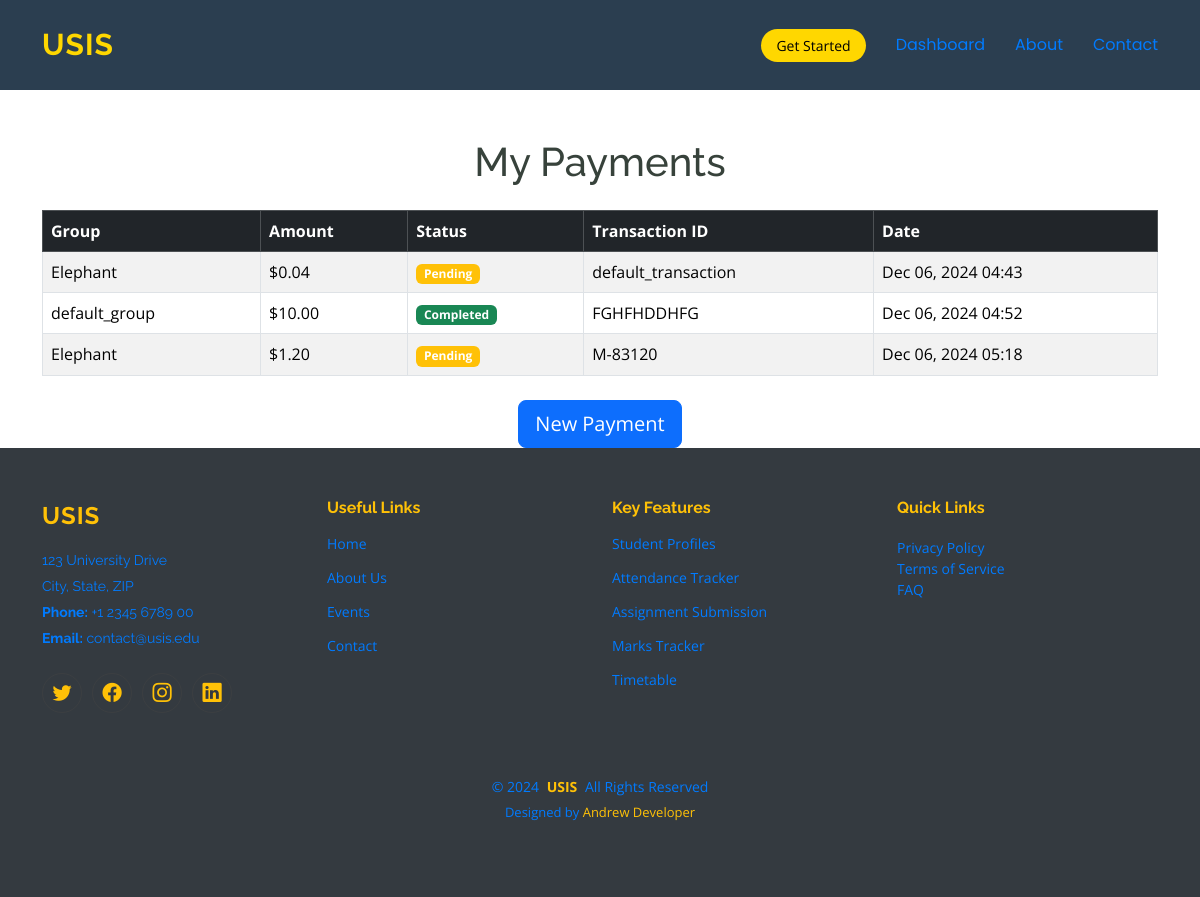
The page /payments/ on the database its author committed.
### myapp/models.py (models this page shows, shortened)
class Payment(models.Model):
    group = models.ForeignKey(Group, on_delete=models.CASCADE, related_name='payments', null=True, blank=True)
    user_username = models.CharField(max_length=100, default='default_user')
    user_id = models.CharField(max_length=20, null=True, blank=True, default='default_user_id')
    amount = models.DecimalField(max_digits=10, decimal_places=2, default=0.0)
    transaction_id = models.CharField(max_length=100, unique=True, default='default_transaction')
    status = models.CharField(max_length=20, choices=(('Pending', 'Pending'), ('Completed', 'Completed'), ('Failed', 'Failed')), default='Pending')
    date = models.DateTimeField(auto_now_add=True)

class Group(models.Model):
    name = models.CharField(max_length=100, default='default_group')
    lecturer_name = models.CharField(max_length=100, null=True, blank=True, default='Unknown Lecturer')
    lecturer_id = models.CharField(max_length=20, null=True, blank=True, default='default_lecturer_id')
    description = models.TextField(blank=True, null=True, default='No description')
    created_at = models.DateTimeField(auto_now_add=True)
    assignment = models.ForeignKey(Assignment,null=True, blank=True, on_delete=models.CASCADE)

### myapp/views.py (the view)
# urls.py: path('payments/', views.payment_list, name='payment_list'),
def payment_list(request):
    payments = Payment.objects.all()
    return render(request, 'payment_list.html', {'payments': payments})

### templates/payment_list.html
{% extends 'starter-page.html' %}
{% load static %}
{% block body %}
<div class="container mt-5">
    <h1 class="text-center">My Payments</h1>
    <table class="table table-hover table-striped table-bordered mt-4">
        <thead class="table-dark">
            <tr>
                <th>Group</th>
                <th>Amount</th>
                <th>Status</th>
                <th>Transaction ID</th>
                <th>Date</th>
            </tr>
        </thead>
        <tbody>
            {% for payment in payments %}
            <tr>
                <td>{{ payment.group.name }}</td>
                <td>${{ payment.amount }}</td>
                <td>
                    <span class="badge {% if payment.status == 'Completed' %} bg-success
                                         {% elif payment.status == 'Pending' %} bg-warning
                                         {% else %} bg-danger
                                         {% endif %}">
                        {{ payment.status }}
                    </span>
                </td>
                <td>{{ payment.transaction_id }}</td>
                <td>{{ payment.date|date:"M d, Y H:i" }}</td>
            </tr>
            {% empty %}
            <tr>
                <td colspan="5" class="text-center">No payments found.</td>
            </tr>
            {% endfor %}
        </tbody>
    </table>
    <div class="text-center mt-4">
        <a href="{% url 'payment_initiate' group.id %}" class="btn btn-primary btn-lg">New Payment</a>
    </div>
</div>
{% endblock %}

### templates/starter-page.html (shortened to what this page needs)
<!DOCTYPE html>
<html lang="en">
<head>
    {% load static %}
  <link href="{% static 'assets/vendor/bootstrap/css/bootstrap.min.css' %}" rel="stylesheet">
  <link href="{% static 'assets/vendor/bootstrap-icons/bootstrap-icons.css' %}" rel="stylesheet">
  <link href="{% static 'assets/vendor/aos/aos.css' %}" rel="stylesheet">
  <link href="{% static 'assets/vendor/glightbox/css/glightbox.min.css' %}" rel="stylesheet">
  <link href="{% static 'assets/vendor/swiper/swiper-bundle.min.css' %}" rel="stylesheet">
  <link href="{% static 'assets/css/main.css' %}" rel="stylesheet">
</head>
<body class="starter-page-page">
   <header id="header" class="header d-flex align-items-center sticky-top" style="background-color: #2b3e50; color: #ffffff;">
    <div class="container-fluid container-xl position-relative d-flex align-items-center">
      <a href="index.html" class="logo d-flex align-items-center me-auto">
        <h1 class="sitename" style="color: #FFD700;">USIS</h1>
      </a>
     <nav id="navmenu" class="navmenu">
    <ul>
        <li><a href="{% url 'login' %}" class="active" style="color: #007bff;">Dashboard</a></li>
        <li><a href="{% url 'about' %}" style="color: #007bff; text-decoration: none;">About</a></li>
        <li><a href="{% url 'contact' %}" style="color: #007bff; text-decoration: none;">Contact</a></li>
    </ul>
</nav>
      <a class="btn-getstarted" href="{% url 'register' %}" style="color: black; background-color: #FFD700;">Get Started</a>
    </div>
  </header>
  <main class="main">
   {% block body %}
   {% endblock %}
  </main>
 <footer id="footer" class="footer position-relative" style="background-color: #343a40; color: #007bff;">
  <div class="container footer-top">
    <div class="row gy-4">
      <div class="col-lg-3 col-md-6 footer-about">
        <a href="index.html" class="logo d-flex align-items-center">
          <span class="sitename" style="color: #ffc107; font-size: 1.5rem; font-weight: bold;">USIS</span>
        </a>
        <div class="footer-contact pt-3">
          <p>123 University Drive</p>
          <p>City, State, ZIP</p>
          <p><strong>Phone:</strong> +1 2345 6789 00</p>
          <p><strong>Email:</strong> contact@usis.edu</p>
        </div>
        <div class="social-links d-flex mt-4">
          <a href="https://x.com/kisiuniofficial/status/1504115866446798848" style="color: #ffc107; font-size: 1.2rem; margin-right: 10px;" class="hover-animate"><i class="bi bi-twitter"></i></a>
          <a href="https://www.facebook.com/@Kisiiuniversityofficial/" style="color: #ffc107; font-size: 1.2rem; margin-right: 10px;" class="hover-animate"><i class="bi bi-facebook"></i></a>
          <a href="https://www.instagram.com/accounts/login/?next=https%3A%2F%2Fwww.instagram.com%2Fkisiiuniversityofficial%2F&is_from_rle" style="color: #ffc107; font-size: 1.2rem; margin-right: 10px;" class="hover-animate"><i class="bi bi-instagram"></i></a>
          <a href="https://www.linkedin.com/company/kisiiuniversity?originalSubdomain=ke" style="color: #ffc107; font-size: 1.2rem;" class="hover-animate"><i class="bi bi-linkedin"></i></a>
        </div>
      </div>
      <div class="col-lg-3 col-md-3 footer-links">
        <h4 style="color: #ffc107;">Useful Links</h4>
        <ul style="list-style: none; padding: 0;">
          <li><a href="{% url 'index' %}" style="color: #007bff; text-decoration: none;">Home</a></li>
          <li><a href="{% url 'about' %}" style="color: #007bff; text-decoration: none;">About Us</a></li>
          <li><a href="{% url 'events' %}" style="color: #007bff; text-decoration: none;">Events</a></li>
          <li><a href="{% url 'contact' %}" style="color: #007bff; text-decoration: none;">Contact</a></li>
        </ul>
      </div>
      <div class="col-lg-3 col-md-3 footer-links">
        <h4 style="color: #ffc107;">Key Features</h4>
        <ul style="list-style: none; padding: 0;">
          <li><a href="#" style="color: #007bff; text-decoration: none;">Student Profiles</a></li>
          <li><a href="#" style="color: #007bff; text-decoration: none;">Attendance Tracker</a></li>
          <li><a href="#" style="color: #007bff; text-decoration: none;">Assignment Submission</a></li>
          <li><a href="#" style="color: #007bff; text-decoration: none;">Marks Tracker</a></li>
          <li><a href="#" style="color: #007bff; text-decoration: none;">Timetable</a></li>
        </ul>
      </div>
      <div class="col-lg-3 col-md-6 footer-quick-links">
        <h4 style="color: #ffc107;">Quick Links</h4>
        <ul style="list-style: none; padding: 0;">
          <li><a href="#" style="color: #007bff; text-decoration: none;">Privacy Policy</a></li>
          <li><a href="#" style="color: #007bff; text-decoration: none;">Terms of Service</a></li>
          <li><a href="#" style="color: #007bff; text-decoration: none;">FAQ</a></li>
        </ul>
      </div>
    </div>
  </div>
  <div class="container copyright text-center mt-4">
    <p>© <span>2024</span> <strong class="px-1 sitename" style="color: #ffc107;">USIS</strong> <span>All Rights Reserved</span></p>
    <div class="credits">
      Designed by <a href="#" style="color: #ffc107; text-decoration: none;">Andrew Developer</a>
    </div>
  </div>
</footer>
</body>
</html>

### rows shown on the page
Payment: group.name "Elephant", amount "0.04", status "Pending", transaction_id "default_transaction", date "Dec 06, 2024 04:43"
Payment: group.name "default_group", amount "10.00", status "Completed", transaction_id "FGHFHDDHFG", date "Dec 06, 2024 04:52"
Payment: group.name "Elephant", amount "1.20", status "Pending", transaction_id "M-83120", date "Dec 06, 2024 05:18"
